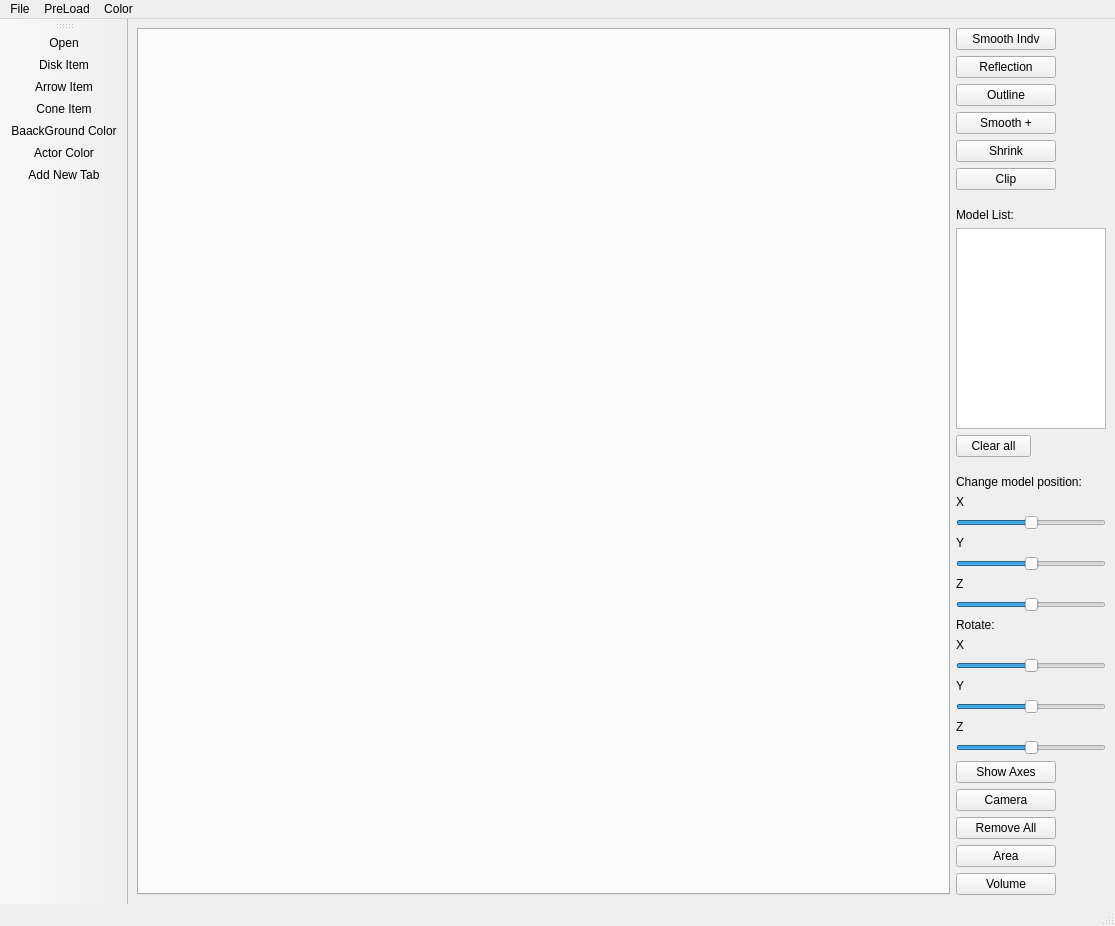
<?xml version="1.0" encoding="UTF-8"?>
<ui version="4.0">
 <class>MainWindow</class>
 <widget class="QMainWindow" name="MainWindow">
  <property name="geometry">
   <rect>
    <x>0</x>
    <y>0</y>
    <width>1115</width>
    <height>926</height>
   </rect>
  </property>
  <property name="windowTitle">
   <string>MainWindow</string>
  </property>
  <property name="windowOpacity">
   <double>1.000000000000000</double>
  </property>
  <property name="autoFillBackground">
   <bool>true</bool>
  </property>
  <property name="styleSheet">
   <string notr="true"/>
  </property>
  <widget class="QWidget" name="centralwidget">
   <layout class="QGridLayout" name="gridLayout">
    <item row="11" column="1">
     <layout class="QVBoxLayout" name="verticalLayout">
      <item>
       <widget class="QLabel" name="label">
        <property name="maximumSize">
         <size>
          <width>140</width>
          <height>16777215</height>
         </size>
        </property>
        <property name="text">
         <string>Change model position: </string>
        </property>
       </widget>
      </item>
      <item>
       <widget class="QLabel" name="label_2">
        <property name="maximumSize">
         <size>
          <width>140</width>
          <height>16777215</height>
         </size>
        </property>
        <property name="text">
         <string>X</string>
        </property>
       </widget>
      </item>
      <item>
       <widget class="QSlider" name="changeX">
        <property name="maximumSize">
         <size>
          <width>150</width>
          <height>16777215</height>
         </size>
        </property>
        <property name="minimum">
         <number>-100</number>
        </property>
        <property name="maximum">
         <number>100</number>
        </property>
        <property name="singleStep">
         <number>1</number>
        </property>
        <property name="pageStep">
         <number>1</number>
        </property>
        <property name="orientation">
         <enum>Qt::Horizontal</enum>
        </property>
       </widget>
      </item>
      <item>
       <widget class="QLabel" name="label_3">
        <property name="maximumSize">
         <size>
          <width>140</width>
          <height>16777215</height>
         </size>
        </property>
        <property name="text">
         <string>Y</string>
        </property>
       </widget>
      </item>
      <item>
       <widget class="QSlider" name="changeY">
        <property name="maximumSize">
         <size>
          <width>150</width>
          <height>16777215</height>
         </size>
        </property>
        <property name="minimum">
         <number>-100</number>
        </property>
        <property name="maximum">
         <number>100</number>
        </property>
        <property name="singleStep">
         <number>1</number>
        </property>
        <property name="pageStep">
         <number>1</number>
        </property>
        <property name="orientation">
         <enum>Qt::Horizontal</enum>
        </property>
       </widget>
      </item>
      <item>
       <widget class="QLabel" name="label_4">
        <property name="maximumSize">
         <size>
          <width>140</width>
          <height>16777215</height>
         </size>
        </property>
        <property name="text">
         <string>Z</string>
        </property>
       </widget>
      </item>
      <item>
       <widget class="QSlider" name="changeZ">
        <property name="maximumSize">
         <size>
          <width>150</width>
          <height>16777215</height>
         </size>
        </property>
        <property name="minimum">
         <number>-100</number>
        </property>
        <property name="maximum">
         <number>100</number>
        </property>
        <property name="singleStep">
         <number>1</number>
        </property>
        <property name="pageStep">
         <number>1</number>
        </property>
        <property name="orientation">
         <enum>Qt::Horizontal</enum>
        </property>
       </widget>
      </item>
     </layout>
    </item>
    <item row="5" column="1">
     <widget class="QPushButton" name="clip">
      <property name="maximumSize">
       <size>
        <width>100</width>
        <height>16777215</height>
       </size>
      </property>
      <property name="text">
       <string>Clip</string>
      </property>
     </widget>
    </item>
    <item row="16" column="1">
     <widget class="QPushButton" name="CalcA">
      <property name="maximumSize">
       <size>
        <width>100</width>
        <height>16777215</height>
       </size>
      </property>
      <property name="text">
       <string>Area</string>
      </property>
     </widget>
    </item>
    <item row="2" column="1">
     <widget class="QPushButton" name="outline">
      <property name="maximumSize">
       <size>
        <width>100</width>
        <height>16777215</height>
       </size>
      </property>
      <property name="text">
       <string>Outline</string>
      </property>
     </widget>
    </item>
    <item row="0" column="0" rowspan="18">
     <widget class="QTabWidget" name="tabWidget">
      <property name="currentIndex">
       <number>-1</number>
      </property>
      <property name="tabsClosable">
       <bool>true</bool>
      </property>
      <property name="movable">
       <bool>true</bool>
      </property>
     </widget>
    </item>
    <item row="4" column="1">
     <widget class="QPushButton" name="shrink">
      <property name="maximumSize">
       <size>
        <width>100</width>
        <height>16777215</height>
       </size>
      </property>
      <property name="text">
       <string>Shrink</string>
      </property>
     </widget>
    </item>
    <item row="13" column="1">
     <widget class="QPushButton" name="axes">
      <property name="maximumSize">
       <size>
        <width>100</width>
        <height>16777215</height>
       </size>
      </property>
      <property name="text">
       <string>Show Axes</string>
      </property>
     </widget>
    </item>
    <item row="0" column="1">
     <widget class="QPushButton" name="smooth">
      <property name="maximumSize">
       <size>
        <width>100</width>
        <height>16777215</height>
       </size>
      </property>
      <property name="text">
       <string>Smooth Indv</string>
      </property>
     </widget>
    </item>
    <item row="14" column="1">
     <widget class="QPushButton" name="Cam">
      <property name="maximumSize">
       <size>
        <width>100</width>
        <height>16777215</height>
       </size>
      </property>
      <property name="text">
       <string>Camera</string>
      </property>
     </widget>
    </item>
    <item row="15" column="1">
     <widget class="QPushButton" name="Remove">
      <property name="maximumSize">
       <size>
        <width>100</width>
        <height>16777215</height>
       </size>
      </property>
      <property name="text">
       <string>Remove All</string>
      </property>
     </widget>
    </item>
    <item row="17" column="1">
     <widget class="QPushButton" name="CalcV">
      <property name="maximumSize">
       <size>
        <width>100</width>
        <height>16777215</height>
       </size>
      </property>
      <property name="text">
       <string>Volume</string>
      </property>
     </widget>
    </item>
    <item row="1" column="1">
     <widget class="QPushButton" name="reflection">
      <property name="maximumSize">
       <size>
        <width>100</width>
        <height>16777215</height>
       </size>
      </property>
      <property name="text">
       <string>Reflection</string>
      </property>
     </widget>
    </item>
    <item row="12" column="1">
     <layout class="QVBoxLayout" name="verticalLayout_2">
      <item>
       <widget class="QLabel" name="label_8">
        <property name="maximumSize">
         <size>
          <width>140</width>
          <height>16777215</height>
         </size>
        </property>
        <property name="text">
         <string>Rotate: </string>
        </property>
       </widget>
      </item>
      <item>
       <widget class="QLabel" name="label_7">
        <property name="maximumSize">
         <size>
          <width>140</width>
          <height>16777215</height>
         </size>
        </property>
        <property name="text">
         <string>X</string>
        </property>
       </widget>
      </item>
      <item>
       <widget class="QSlider" name="RX">
        <property name="maximumSize">
         <size>
          <width>150</width>
          <height>16777215</height>
         </size>
        </property>
        <property name="minimum">
         <number>-360</number>
        </property>
        <property name="maximum">
         <number>360</number>
        </property>
        <property name="orientation">
         <enum>Qt::Horizontal</enum>
        </property>
       </widget>
      </item>
      <item>
       <widget class="QLabel" name="label_6">
        <property name="maximumSize">
         <size>
          <width>140</width>
          <height>16777215</height>
         </size>
        </property>
        <property name="text">
         <string>Y</string>
        </property>
       </widget>
      </item>
      <item>
       <widget class="QSlider" name="RY">
        <property name="maximumSize">
         <size>
          <width>150</width>
          <height>16777215</height>
         </size>
        </property>
        <property name="minimum">
         <number>-360</number>
        </property>
        <property name="maximum">
         <number>360</number>
        </property>
        <property name="orientation">
         <enum>Qt::Horizontal</enum>
        </property>
       </widget>
      </item>
      <item>
       <widget class="QLabel" name="label_5">
        <property name="maximumSize">
         <size>
          <width>140</width>
          <height>16777215</height>
         </size>
        </property>
        <property name="text">
         <string>Z</string>
        </property>
       </widget>
      </item>
      <item>
       <widget class="QSlider" name="RZ">
        <property name="maximumSize">
         <size>
          <width>150</width>
          <height>16777215</height>
         </size>
        </property>
        <property name="minimum">
         <number>-360</number>
        </property>
        <property name="maximum">
         <number>360</number>
        </property>
        <property name="orientation">
         <enum>Qt::Horizontal</enum>
        </property>
       </widget>
      </item>
     </layout>
    </item>
    <item row="3" column="1">
     <widget class="QPushButton" name="smoothadd">
      <property name="maximumSize">
       <size>
        <width>100</width>
        <height>16777215</height>
       </size>
      </property>
      <property name="text">
       <string>Smooth +</string>
      </property>
     </widget>
    </item>
    <item row="8" column="1">
     <layout class="QVBoxLayout" name="verticalLayout_3">
      <item>
       <widget class="QLabel" name="label_9">
        <property name="maximumSize">
         <size>
          <width>75</width>
          <height>16777215</height>
         </size>
        </property>
        <property name="text">
         <string>Model List:</string>
        </property>
       </widget>
      </item>
      <item>
       <widget class="QListWidget" name="list">
        <property name="maximumSize">
         <size>
          <width>150</width>
          <height>16777215</height>
         </size>
        </property>
       </widget>
      </item>
      <item>
       <widget class="QPushButton" name="clear">
        <property name="maximumSize">
         <size>
          <width>75</width>
          <height>16777215</height>
         </size>
        </property>
        <property name="text">
         <string>Clear all</string>
        </property>
       </widget>
      </item>
     </layout>
    </item>
   </layout>
  </widget>
  <widget class="QMenuBar" name="menubar">
   <property name="geometry">
    <rect>
     <x>0</x>
     <y>0</y>
     <width>1115</width>
     <height>22</height>
    </rect>
   </property>
   <widget class="QMenu" name="menuFile">
    <property name="title">
     <string>File</string>
    </property>
    <addaction name="actionFileOpen"/>
    <addaction name="actionAdd"/>
   </widget>
   <widget class="QMenu" name="menuPreLoad">
    <property name="title">
     <string>PreLoad</string>
    </property>
    <addaction name="ball"/>
    <addaction name="cone"/>
    <addaction name="arrow"/>
   </widget>
   <widget class="QMenu" name="menuColor">
    <property name="title">
     <string>Color</string>
    </property>
    <addaction name="AColor"/>
    <addaction name="BColor"/>
   </widget>
   <addaction name="menuFile"/>
   <addaction name="menuPreLoad"/>
   <addaction name="menuColor"/>
  </widget>
  <widget class="QStatusBar" name="statusbar"/>
  <widget class="QToolBar" name="toolBar">
   <property name="windowTitle">
    <string>toolBar</string>
   </property>
   <attribute name="toolBarArea">
    <enum>LeftToolBarArea</enum>
   </attribute>
   <attribute name="toolBarBreak">
    <bool>false</bool>
   </attribute>
   <addaction name="actionFileOpen"/>
   <addaction name="ball"/>
   <addaction name="arrow"/>
   <addaction name="cone"/>
   <addaction name="BColor"/>
   <addaction name="AColor"/>
   <addaction name="actionAdd"/>
  </widget>
  <action name="actionFileOpen">
   <property name="icon">
    <iconset resource="Icons/icons.qrc">
     <normaloff>:/Icons/file.png</normaloff>:/Icons/file.png</iconset>
   </property>
   <property name="text">
    <string>Open</string>
   </property>
  </action>
  <action name="ball">
   <property name="icon">
    <iconset resource="Icons/icons.qrc">
     <normaloff>:/Icons/disk.png</normaloff>:/Icons/disk.png</iconset>
   </property>
   <property name="text">
    <string>Disk Item</string>
   </property>
  </action>
  <action name="arrow">
   <property name="icon">
    <iconset resource="Icons/icons.qrc">
     <normaloff>:/Icons/arrow.png</normaloff>:/Icons/arrow.png</iconset>
   </property>
   <property name="text">
    <string>Arrow Item</string>
   </property>
  </action>
  <action name="cone">
   <property name="icon">
    <iconset resource="Icons/icons.qrc">
     <normaloff>:/Icons/slz.png</normaloff>:/Icons/slz.png</iconset>
   </property>
   <property name="text">
    <string>Cone Item</string>
   </property>
  </action>
  <action name="BColor">
   <property name="icon">
    <iconset resource="Icons/icons.qrc">
     <normaloff>:/Icons/dark.png</normaloff>:/Icons/dark.png</iconset>
   </property>
   <property name="text">
    <string>BaackGround Color</string>
   </property>
  </action>
  <action name="AColor">
   <property name="icon">
    <iconset resource="Icons/icons.qrc">
     <normaloff>:/Icons/color.png</normaloff>:/Icons/color.png</iconset>
   </property>
   <property name="text">
    <string>Actor Color</string>
   </property>
  </action>
  <action name="actionAdd">
   <property name="icon">
    <iconset resource="Icons/icons.qrc">
     <normaloff>:/Icons/save.png</normaloff>:/Icons/save.png</iconset>
   </property>
   <property name="text">
    <string>Add New Tab</string>
   </property>
  </action>
 </widget>
 <resources>
  <include location="Icons/icons.qrc"/>
 </resources>
 <connections/>
</ui>
